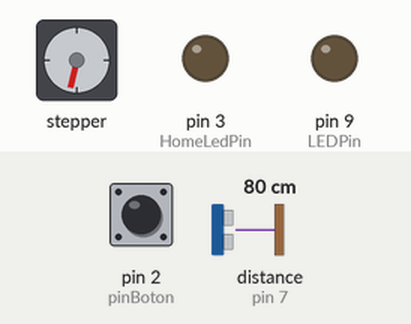
Bench run of a sketch on a simulated Arduino Uno, built with avr-gcc and run on an emulated ATmega328P. Shown: stepper motor, output pins drawn as LEDs (lit = HIGH). Wiring (inferred from the names in the program): stepper motor driver (200 steps per turn assumed): step pin 11; direction pin 12; enable pin 13. Inputs (shaded band) come from the test bench; at power-on: pin 2 (pinBoton) HIGH, distance to the obstacle (sensor on pin 7) 80 cm. The echo pulse lasts 58.3 µs per cm; pins used as bus, display or sensor lines are not drawn; what the sketch prints to the serial monitor is not drawn.

Above: at 5.0 s.
5.1 s: pin 2 (pinBoton) pulled LOW for 0.15 s
8.2 s: distance to the obstacle (sensor on pin 7) set to 2 cm
At 11.0 s:
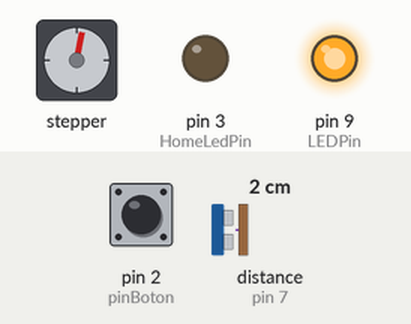
11.2 s: distance to the obstacle (sensor on pin 7) set to 35 cm
At 12.3 s:
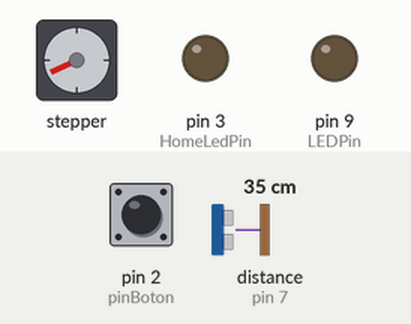
13.3 s: distance to the obstacle (sensor on pin 7) set to 120 cm
At 16.0 s:
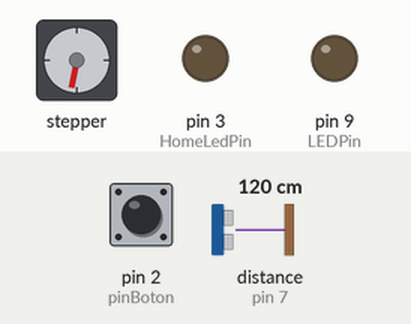
16.3 s: distance to the obstacle (sensor on pin 7) set to 4 cm
At 17.53 s:
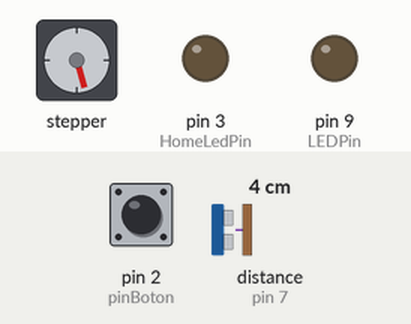
19.3 s: distance to the obstacle (sensor on pin 7) set to 60 cm
At 20.8 s:
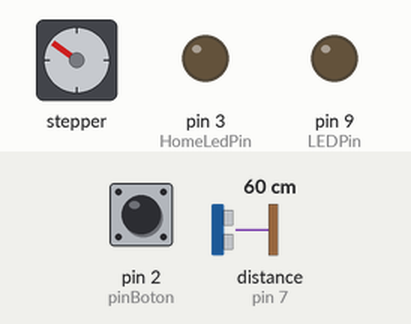
Timing chart, 0 to 22.3 s (numbered marks = the images above; inputs shaded):
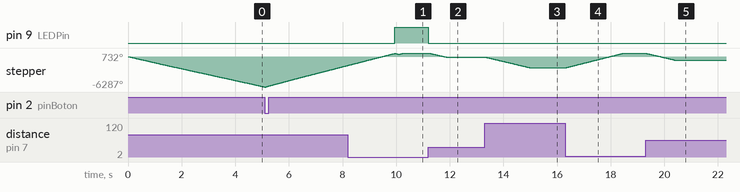

Measured:
- after the input at 8.2 s, pin 9 (LEDPin): LOW → HIGH after 1.7 s
- after the input at 11.2 s, pin 9 (LEDPin): HIGH → LOW at once; stepper: turns 847° counter-clockwise in 0.63 s, starting at once
- after the input at 13.3 s, stepper: turns 2214° counter-clockwise in 1.7 s, starting at once
- after the input at 16.3 s, stepper: turns 3014° clockwise in 2.2 s, starting at once
- after the input at 19.3 s, stepper: turns 1459° counter-clockwise in 1.1 s, starting at once

The sketch:

sensorDistanciaStepper_8D.ino
```cpp
/* Variables de suavizado */
long soft;
int b = 15;   // estos 2 numeros deben ser iguales
int buf[15];  // buffer de suavizado

int x = 0;

/* variables para determinar actividad */
int timeDiff[2];
int timeDelay = 5000; // 5 segundos de diferencia

/* Fin de carrera */
int Interrupcion = 0; // Define a la Interrupción 0 - boton de home
float usDelay = 500; // Tiempo para la señal que da los pasos al driver del stepper
int  Home = 1;
int  HomeLedPin = 3;
int  pinBoton = 2; // El Pin 2  corresponde al botón


int ContPasosRiel = 0;
int pasos;

int maxRangUson = 300 ; // Maximo rango de distancia de sensor ultrasonido
int minRangUson = 2; // Minimo rango de distancia de sensor ultrasonido
int setPoint = 0;

long duracion, distancia; // Duration used to calculate distance
int count;
int numero = 0;

int distUsonScal;

/* Pines usados para sensor de distancia */
#define echoPin 7 // Echo Pin
#define trigPin 8 // Trigger Pin
#define LEDPin 9  // Onboard LED 13

/* Pines usados para control de driver stepper motor */
#define DIR_PIN 12 // CW
#define STEP_PIN 11 // CLK
#define EN_PIN 13

/* Variables usadas en el movimiento del stepper motor */
#define banda 5         // Banda de tolerancia entre medidas
#define minPasosRiel 0    // Minimo numero de pasos del riel
#define maxPasosRiel 3900  // Maximo numero de pasos del riel

void setup() {
  Serial.begin (115200);

  /* Configuración de pines como entrada o salida */

  /* pines driver stepper motor */
  pinMode(DIR_PIN, OUTPUT);
  pinMode(STEP_PIN, OUTPUT);
  pinMode(EN_PIN, OUTPUT);
  digitalWrite(EN_PIN, HIGH);

  /* Pines sensor de distancia */
  pinMode(trigPin, OUTPUT);
  pinMode(echoPin, INPUT);
  pinMode(LEDPin, OUTPUT); // Use LED indicator (if required)

  pinMode(HomeLedPin, OUTPUT);
  /* Pin Botón */
  pinMode(pinBoton, INPUT);  //El pin conectado al botón se configura como entrada
  digitalWrite(pinBoton, HIGH ); // Activación de la resistencia interna pull-up
  attachInterrupt(Interrupcion, cambios, LOW); // la interrupción0 se genera cuando el pin 2 posee un valor HIGH y ejecuta la subrutina "cambios".

  /* Inicialización de variables usadas en el sensor de distancia */

  for (int i = 0; i < b; i++) {
    /* llenar el buffer de distancias sensadas con ceros */
    buf[i] = 0;
  }

  //
  count = 0;
  soft = 0;

  GoToHome();
  x = 0;
}

void loop() {

  readDistance();
  calcSoft(); // Rutina de calculo de valor de distancia promediado

  /* si es que está fuera del rango del ultrasonido */
  if (distancia >= maxRangUson || distancia <= minRangUson) {
    distancia = -1;
    digitalWrite(LEDPin, HIGH);
  }
  else {
    /* Publicar en monitor serial el valor de distancia */
    //Serial.println(distancia);
    /* apagar el led que indica distancia fuera de rango */
    digitalWrite(LEDPin, LOW);
  }


  if (ContPasosRiel != setPoint) {
    //opcion de codigo 1: se desplaza el total de pasos entre ContPosRiel y setPoint
    pasos = setPoint - ContPasosRiel;
    rotate(pasos);
    ContPasosRiel = ContPasosRiel + pasos;
  }

  setReferencia(); // Leer el parámetro de distancia desde el sensor de ultrasonido (SetPoint)

  /* Delay de 30ms antes de la siguiente lectura de la variable "soft" */
  delay(1);
  printVars();
}
```

functions.ino
```cpp
/*

    functions

*/

void readDistance() {
  /* Enviar señal de ultrasonido y leer el rebote */
  digitalWrite(trigPin, LOW);
  delayMicroseconds(2);

  digitalWrite(trigPin, HIGH);
  delayMicroseconds(10);

  digitalWrite(trigPin, LOW);

  /* leer el valor de tiempo entregado por el sensor de distancia
    (valor entre el envío y el recibo del rebote dividido en 2) */
  duracion = pulseIn(echoPin, HIGH);
  /* con el tiempo de duración y la velocidad del sonido (constante)
    se calcula la distancia (52.7) */
  distancia = duracion / 52.7;
}

/* Subrutina de calculo de suavizado */

void calcSoft() {
  if (distancia != -1) {
    buf[count] = distancia;
    count ++;
    count %= b;
  }

  long val = 0;
  for (int i = 0; i < b; i++) {
    val += buf[i];
  }
  soft = val / b;
  //Serial.println(soft);
}


/* Subrutina para el control de los pines del driver stepper motor */

/* Giro a la derecha o hacia la izquierda*/
void rotate(int steps) {
  int dir = (steps > 0) ? HIGH : LOW;
  Serial.print("dir: ");
  Serial.println(dir);
  steps = abs(steps);
  //Serial.println(steps);
  /* Control de pines "ENABLE", "DIRECCIÖN", "PASOS" */
  digitalWrite(DIR_PIN, dir);

  digitalWrite(EN_PIN, LOW);

  for (int i = 0; i < steps; i++) {
    digitalWrite(STEP_PIN, HIGH);
    delayMicroseconds(usDelay);

    digitalWrite(STEP_PIN, LOW);
    delayMicroseconds(usDelay);

    if (dir == 1) {
      x ++;
    }
    if (dir == 0) {
      x --;
    }
    Serial.println(x);
  }
  digitalWrite(EN_PIN, HIGH);

}

/*  */
void setReferencia() {

  distUsonScal = map(soft, minRangUson, maxRangUson, maxPasosRiel, minPasosRiel); // Escalando medición de distancia de sensor ultrasonido a la escala del sensro IR del riel

  if (distUsonScal >= minPasosRiel && distUsonScal <= maxPasosRiel)  setPoint = distUsonScal;
}

void GoToHome() {
  while (Home) {
    if (Home = 1) {
      rotate(-1);
    }
    else {
      Home = 0;
      ContPasosRiel = 0;
      break;
    }
  }
  return;
}


void cambios() {
  Home = 0;
  //digitalWrite(HomeLedPin, HIGH);   // encender o apagar el LED
  detachInterrupt(Interrupcion);
}

void reset() {
  /* Fin de carrera */
  Interrupcion = 0; // Define a la Interrupción 0 - boton de home
  usDelay = 500; // Tiempo para la señal que da los pasos al driver del stepper
  Home = 1;
  HomeLedPin = 3;
  pinBoton = 2; // El Pin 2  corresponde al botón
}

void printVars(){
Serial.println(distancia +" "+pasos);
}
```
